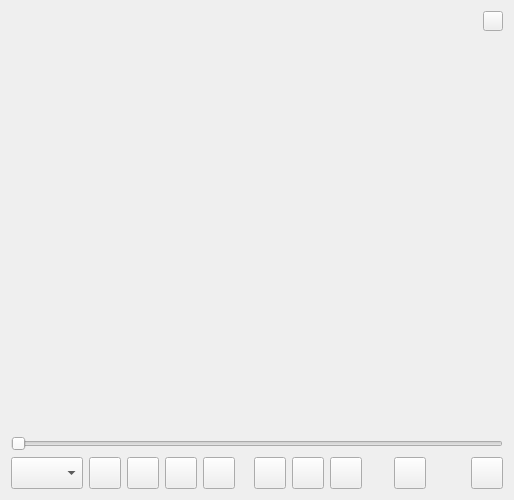
<?xml version="1.0" encoding="UTF-8"?>
<ui version="4.0">
 <class>MapAlarmVideoWidget</class>
 <widget class="QWidget" name="MapAlarmVideoWidget">
  <property name="geometry">
   <rect>
    <x>0</x>
    <y>0</y>
    <width>514</width>
    <height>500</height>
   </rect>
  </property>
  <property name="windowTitle">
   <string notr="true">Form</string>
  </property>
  <layout class="QVBoxLayout" name="verticalLayout_2" stretch="0,1,0">
   <property name="spacing">
    <number>6</number>
   </property>
   <item>
    <widget class="QWidget" name="widgetTitle" native="true">
     <layout class="QHBoxLayout" name="horizontalLayout">
      <property name="leftMargin">
       <number>0</number>
      </property>
      <property name="topMargin">
       <number>0</number>
      </property>
      <property name="rightMargin">
       <number>0</number>
      </property>
      <property name="bottomMargin">
       <number>0</number>
      </property>
      <item>
       <widget class="QLabel" name="labelIcon">
        <property name="minimumSize">
         <size>
          <width>20</width>
          <height>20</height>
         </size>
        </property>
        <property name="maximumSize">
         <size>
          <width>20</width>
          <height>20</height>
         </size>
        </property>
        <property name="text">
         <string/>
        </property>
       </widget>
      </item>
      <item>
       <widget class="QLabel" name="labelTitle">
        <property name="minimumSize">
         <size>
          <width>0</width>
          <height>20</height>
         </size>
        </property>
        <property name="maximumSize">
         <size>
          <width>16777215</width>
          <height>20</height>
         </size>
        </property>
        <property name="text">
         <string/>
        </property>
       </widget>
      </item>
      <item>
       <spacer name="horizontalSpacer">
        <property name="orientation">
         <enum>Qt::Horizontal</enum>
        </property>
        <property name="sizeHint" stdset="0">
         <size>
          <width>633</width>
          <height>20</height>
         </size>
        </property>
       </spacer>
      </item>
      <item>
       <widget class="QPushButton" name="pushButtonClose">
        <property name="minimumSize">
         <size>
          <width>20</width>
          <height>20</height>
         </size>
        </property>
        <property name="maximumSize">
         <size>
          <width>20</width>
          <height>20</height>
         </size>
        </property>
        <property name="text">
         <string/>
        </property>
       </widget>
      </item>
     </layout>
    </widget>
   </item>
   <item>
    <widget class="FormPlayer" name="alarmWidgetPlayer" native="true">
     <property name="sizePolicy">
      <sizepolicy hsizetype="Preferred" vsizetype="Preferred">
       <horstretch>0</horstretch>
       <verstretch>0</verstretch>
      </sizepolicy>
     </property>
    </widget>
   </item>
   <item>
    <widget class="QWidget" name="widgetCtrl" native="true">
     <layout class="QVBoxLayout" name="verticalLayout">
      <property name="leftMargin">
       <number>0</number>
      </property>
      <property name="topMargin">
       <number>0</number>
      </property>
      <property name="rightMargin">
       <number>0</number>
      </property>
      <property name="bottomMargin">
       <number>0</number>
      </property>
      <item>
       <widget class="CustomSlider" name="horizontalSliderProgress">
        <property name="sizePolicy">
         <sizepolicy hsizetype="Expanding" vsizetype="Expanding">
          <horstretch>0</horstretch>
          <verstretch>0</verstretch>
         </sizepolicy>
        </property>
        <property name="orientation">
         <enum>Qt::Horizontal</enum>
        </property>
       </widget>
      </item>
      <item>
       <layout class="QHBoxLayout" name="horizontalLayout_2">
        <property name="leftMargin">
         <number>0</number>
        </property>
        <property name="rightMargin">
         <number>0</number>
        </property>
        <item>
         <widget class="QComboBox" name="comboBox">
          <property name="minimumSize">
           <size>
            <width>0</width>
            <height>32</height>
           </size>
          </property>
          <property name="maximumSize">
           <size>
            <width>16777215</width>
            <height>32</height>
           </size>
          </property>
         </widget>
        </item>
        <item>
         <widget class="QPushButton" name="pushButtonTalk">
          <property name="minimumSize">
           <size>
            <width>32</width>
            <height>32</height>
           </size>
          </property>
          <property name="maximumSize">
           <size>
            <width>32</width>
            <height>32</height>
           </size>
          </property>
          <property name="text">
           <string/>
          </property>
          <property name="icon">
           <iconset resource="../../../qrc/images_default.qrc">
            <normaloff>:/images/default/liveview/video_interPhone.png</normaloff>:/images/default/liveview/video_interPhone.png</iconset>
          </property>
         </widget>
        </item>
        <item>
         <widget class="QPushButton" name="pushButtonPlayVideo">
          <property name="minimumSize">
           <size>
            <width>32</width>
            <height>32</height>
           </size>
          </property>
          <property name="maximumSize">
           <size>
            <width>32</width>
            <height>32</height>
           </size>
          </property>
          <property name="text">
           <string/>
          </property>
         </widget>
        </item>
        <item>
         <widget class="QPushButton" name="pushButtonPause">
          <property name="minimumSize">
           <size>
            <width>32</width>
            <height>32</height>
           </size>
          </property>
          <property name="maximumSize">
           <size>
            <width>32</width>
            <height>32</height>
           </size>
          </property>
          <property name="text">
           <string/>
          </property>
         </widget>
        </item>
        <item>
         <widget class="QPushButton" name="pushButtonSpeedDown">
          <property name="minimumSize">
           <size>
            <width>32</width>
            <height>32</height>
           </size>
          </property>
          <property name="maximumSize">
           <size>
            <width>32</width>
            <height>32</height>
           </size>
          </property>
          <property name="text">
           <string/>
          </property>
         </widget>
        </item>
        <item>
         <widget class="QLabel" name="labelSpeed">
          <property name="minimumSize">
           <size>
            <width>0</width>
            <height>32</height>
           </size>
          </property>
          <property name="maximumSize">
           <size>
            <width>16777215</width>
            <height>32</height>
           </size>
          </property>
          <property name="text">
           <string/>
          </property>
         </widget>
        </item>
        <item>
         <widget class="QPushButton" name="pushButtonSpeedUp">
          <property name="minimumSize">
           <size>
            <width>32</width>
            <height>32</height>
           </size>
          </property>
          <property name="maximumSize">
           <size>
            <width>32</width>
            <height>32</height>
           </size>
          </property>
          <property name="text">
           <string/>
          </property>
         </widget>
        </item>
        <item>
         <widget class="QPushButton" name="pushButtonDownloadVideo">
          <property name="minimumSize">
           <size>
            <width>32</width>
            <height>32</height>
           </size>
          </property>
          <property name="maximumSize">
           <size>
            <width>32</width>
            <height>32</height>
           </size>
          </property>
          <property name="text">
           <string/>
          </property>
         </widget>
        </item>
        <item>
         <widget class="QPushButton" name="pushButtonFullScreen">
          <property name="minimumSize">
           <size>
            <width>32</width>
            <height>32</height>
           </size>
          </property>
          <property name="maximumSize">
           <size>
            <width>32</width>
            <height>32</height>
           </size>
          </property>
          <property name="text">
           <string/>
          </property>
         </widget>
        </item>
        <item>
         <spacer name="horizontalSpacer_2">
          <property name="orientation">
           <enum>Qt::Horizontal</enum>
          </property>
          <property name="sizeHint" stdset="0">
           <size>
            <width>40</width>
            <height>20</height>
           </size>
          </property>
         </spacer>
        </item>
        <item>
         <widget class="QPushButton" name="pushButtonDate">
          <property name="minimumSize">
           <size>
            <width>32</width>
            <height>32</height>
           </size>
          </property>
          <property name="maximumSize">
           <size>
            <width>32</width>
            <height>32</height>
           </size>
          </property>
          <property name="text">
           <string/>
          </property>
          <property name="icon">
           <iconset resource="../../../qrc/images_default.qrc">
            <normaloff>:/images/default/alarm/date.png</normaloff>:/images/default/alarm/date.png</iconset>
          </property>
         </widget>
        </item>
        <item>
         <widget class="QLabel" name="labelCurrTime">
          <property name="minimumSize">
           <size>
            <width>0</width>
            <height>32</height>
           </size>
          </property>
          <property name="maximumSize">
           <size>
            <width>16777215</width>
            <height>32</height>
           </size>
          </property>
          <property name="text">
           <string/>
          </property>
         </widget>
        </item>
        <item>
         <widget class="QLabel" name="label">
          <property name="minimumSize">
           <size>
            <width>0</width>
            <height>32</height>
           </size>
          </property>
          <property name="maximumSize">
           <size>
            <width>16777215</width>
            <height>32</height>
           </size>
          </property>
          <property name="text">
           <string/>
          </property>
         </widget>
        </item>
        <item>
         <widget class="QLabel" name="labelTotalTime">
          <property name="minimumSize">
           <size>
            <width>0</width>
            <height>32</height>
           </size>
          </property>
          <property name="maximumSize">
           <size>
            <width>16777215</width>
            <height>32</height>
           </size>
          </property>
          <property name="text">
           <string/>
          </property>
         </widget>
        </item>
        <item>
         <widget class="QPushButton" name="pushButtonLiveFullScreen">
          <property name="minimumSize">
           <size>
            <width>32</width>
            <height>32</height>
           </size>
          </property>
          <property name="maximumSize">
           <size>
            <width>32</width>
            <height>32</height>
           </size>
          </property>
          <property name="text">
           <string/>
          </property>
         </widget>
        </item>
       </layout>
      </item>
     </layout>
    </widget>
   </item>
  </layout>
 </widget>
 <customwidgets>
  <customwidget>
   <class>FormPlayer</class>
   <extends>QWidget</extends>
   <header location="global">src/miniplayer/formplayer.h</header>
   <container>1</container>
  </customwidget>
  <customwidget>
   <class>CustomSlider</class>
   <extends>QSlider</extends>
   <header>src/base/customslider.h</header>
  </customwidget>
 </customwidgets>
 <resources>
  <include location="../../../qrc/images_default.qrc"/>
 </resources>
 <connections/>
</ui>
